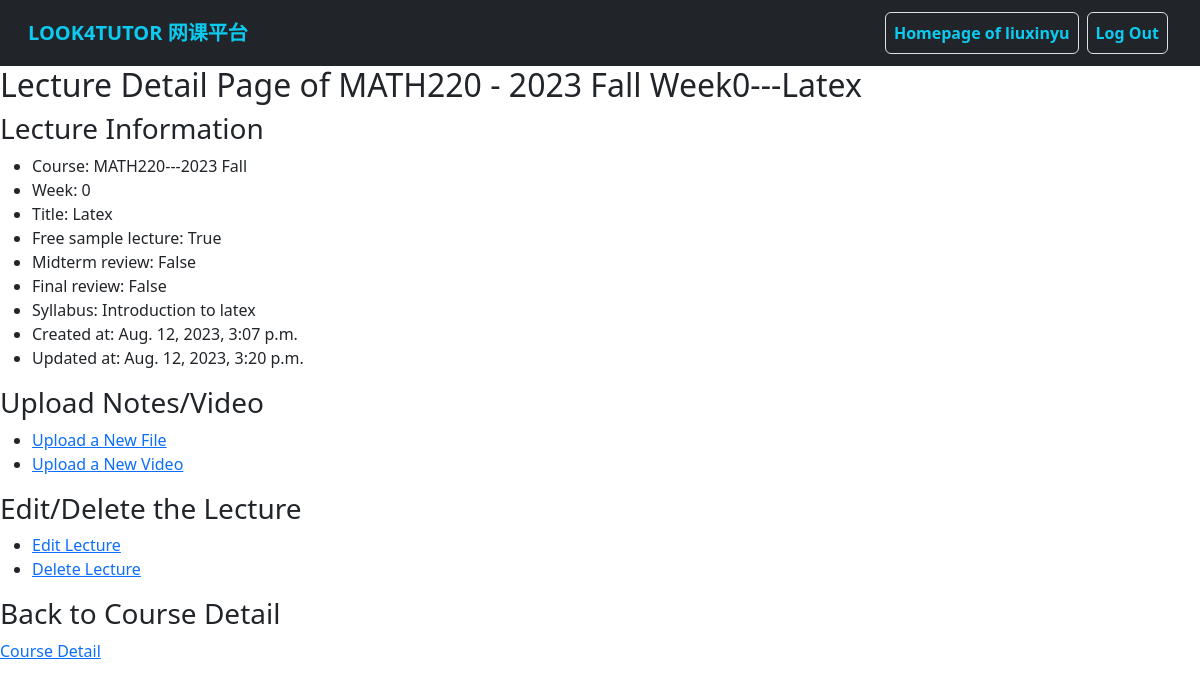
The page /tutors/tutor_lecture_detail/79 (signed in) on the database as committed earlier.
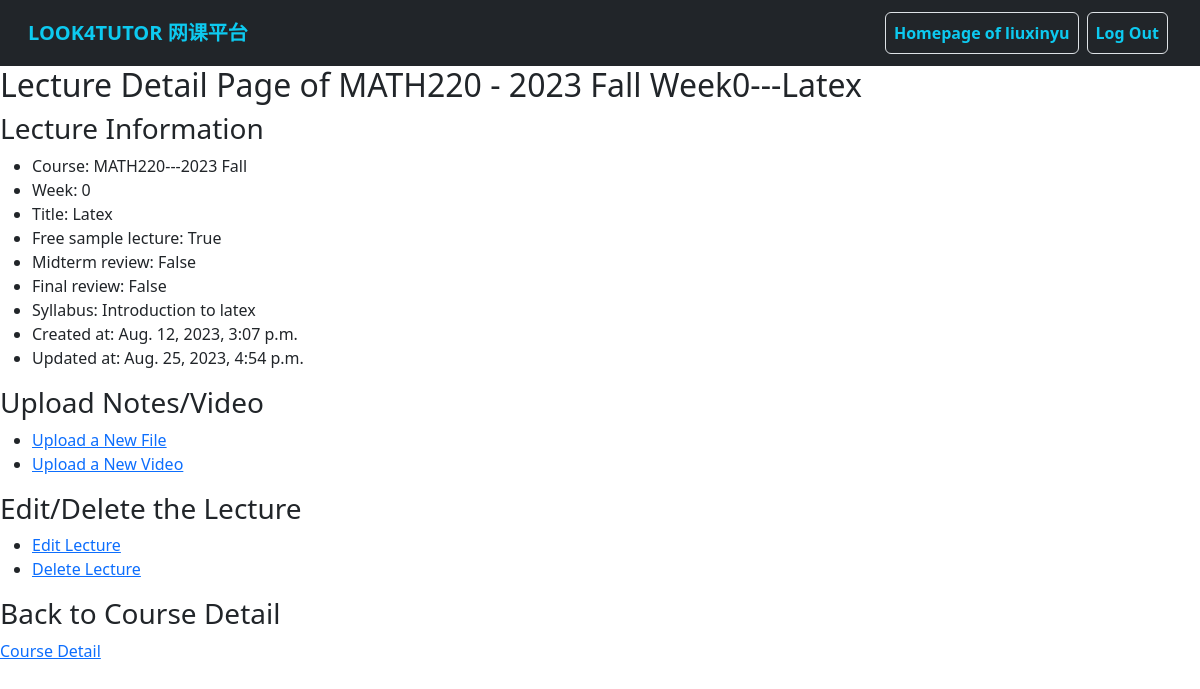
The same page on the database as committed later.
### users/models.py (models this page shows)
class MyUser(AbstractUser):
    wechat_id = models.CharField(
        max_length=20,
        blank=False,
        unique=True,
        verbose_name='Wechat ID',
        help_text="Your Wechat/Weixin ID used to contact Look4Tutor service",
    )
    is_tutor = models.BooleanField(
        default=False,
        verbose_name='Tutor',
        help_text="Designates whether the user is a tutor",
    )
    nickname = models.CharField(
        max_length=50,
        blank=True,
        verbose_name='Nickname',
        help_text="Nickname used by Look4Tutor",
    )
    label = models.CharField(
        max_length=200,
        blank=True,
        verbose_name='Label',
        help_text="Label added by administration"
    )
    comment = models.TextField(
        max_length=300,
        blank=True,
        verbose_name='Comment',
        help_text="Comment on user"
    )

### courses/models.py (models this page shows, shortened)
class Lecture(models.Model):
    course = models.ForeignKey(
        Course,
        on_delete=models.CASCADE,
        help_text="Select the course.",
        verbose_name='Course'
    )
    title = models.CharField(
        max_length=300,
        default='',
        help_text='Enter the title of the lecture, e.g. Math101 Lecture 1.',
        verbose_name='Title'
    )
    week = models.PositiveIntegerField(
        blank=False,
        help_text='Enter the week number.',
        verbose_name='Week No.'
    )
    syllabus = models.TextField(
        blank=True,
        help_text="A short syllabus of this lecture."
    )
    is_midterm = models.BooleanField(
        default=False,
        help_text="Is this a midterm review lecture? (是否为期中冲刺)",
        verbose_name='Midterm Review'
    )
    is_final = models.BooleanField(
        default=False,
        help_text="Is this a final review lecture? (是否为期末冲刺)",
        verbose_name="Final Review"
    )
    is_public = models.BooleanField(
        default=False,
        help_text="Is this a free sample lecture? (是否为试听课)",
        verbose_name="Free Sample"
    )
    created_at = models.DateTimeField(
        auto_now_add=True,
        verbose_name='Create Time'
    )
    updated_at = models.DateTimeField(
        auto_now=True,
        verbose_name='Update Time'
    )
    def __str__(self):
        return str(self.course) + " Week" + str(self.week) + "---" + self.title

class Course(models.Model):
    SUBJECT_CHOICES = [
        ('APBI', 'APBI'),
        ('APSC', 'APSC'),
        ('BIOL', 'BIOL'),
        ('CHEM', 'CHEM'),
        ('COMM', 'COMM'),
        ('COMR', 'COMR'),
        ('CPEN', 'CPEN'),
        ('CPSC', 'CPSC'),
        ('DCSI', 'DCSI'),
        ('ECON', 'ECON'),
        ('ELEC', 'ELEC'),
        ('EOSC', 'EOSC'),
        ('MATH', 'MATH'),
        ('MFRE', 'MFRE'),
        ('PHIL', 'PHIL'),
        ('PHYS', 'PHYS'),
        ('PSYC', 'PSYC'),
        ('SCIE', 'SCIE'),
        ('STAT', 'STAT'),
        ('VANT', 'VANT'),
        ('WRDS', 'WRDS'),
    ]
    subject = models.CharField(
        max_length=4,
        choices=SUBJECT_CHOICES,
        help_text="Subject code, e.g. ECON.",
        blank=False,
        verbose_name='Subject'
    )
    course_number = models.CharField(
        max_length=3,
        help_text="3-digits course number, e.g. 101.",
        blank=False,
        verbose_name='Course Number'
    )
    section = models.CharField(
        max_length=20,
        help_text="Section number, e.g. 202 or professor name. <strong>Leave it blank</strong> if there is only one section.",
        blank=True,
        verbose_name='Section'
    )
    term = models.ForeignKey(
        Term,
        models.SET_NULL,
        blank=True,
        null=True,
        verbose_name='Term'
    )
    tutor = models.ForeignKey(
        MyUser,
        models.SET_NULL,
        limit_choices_to={'is_tutor': True},
        blank=True,
        null=True,
        verbose_name='Tutor'
    )
    def get_long_title(self):
        return self.subject + self.course_number + self.section + "---" + self.term.__str__()
    def __str__(self):
        return self.subject + self.course_number + " - " + self.section + self.term.__str__()

class Term(models.Model):
    SEASON_CHOICES = [
        ('Fall', 'Fall'),
        ('Spring', 'Spring'),
        ('Summer_1', 'Summer_1'),
        ('Summer_2', 'Summer_2')
    ]
    year = models.CharField(
        max_length=4,
        help_text="Year of the term, e.g. 2023",
        blank=False,
        verbose_name='Year'
    )
    season = models.CharField(
        max_length=8,
        choices=SEASON_CHOICES,
        help_text="Season of the term, e.g. Fall.",
        blank=False,
        verbose_name='Season'
    )
    start_date = models.DateField(
        help_text="Start date of the term.",
        verbose_name='Start Date'
    )
    end_date = models.DateField(
        help_text="End date of the term.",
        verbose_name='End Date'
    )
    def __str__(self):
        return self.year + " " + self.season.capitalize()

### tutors/views.py (the view)
# urls.py: path('tutor_lecture_detail/<int:lecture_id>', tutor_lecture_detail, name='tutor_lecture_detail'),
@tutor_required
def tutor_lecture_detail(request, lecture_id):
    template = 'tutors/tutor_lecture_detail.html'
    lecture = Lecture.objects.get(pk=lecture_id)
    if request.user != lecture.course.tutor:
        is_instructor = False
        message = "Warning: You are not the instructor of this course!"
    else:
        is_instructor = True
        message = f"Lecture Detail Page of {lecture}"
    context = {
        "message": message,
        "is_instructor": is_instructor,
        "lecture": lecture
    }
    return render(request, template, context)

### templates/tutors/tutor_lecture_detail.html
{% extends 'base.html' %} {% block content %}
<h2>{{ message }}</h2>
{% if is_instructor %}
<div>
  <h3>Lecture Information</h3>
  <ul>
    <li>Course: {{ lecture.course.get_long_title }}</li>
    <li>Week: {{ lecture.week }}</li>
    <li>Title: {{ lecture.title }}</li>
    <li>Free sample lecture: {{ lecture.is_public }}</li>
    <li>Midterm review: {{ lecture.is_midterm }}</li>
    <li>Final review: {{ lecture.is_final }}</li>
    <li>Syllabus: {{ lecture.syllabus }}</li>
    <li>Created at: {{ lecture.created_at }}</li>
    <li>Updated at: {{ lecture.updated_at }}</li>
  </ul>
</div>
<div>
  <h3>Upload Notes/Video</h3>
  <ul>
    <li><a href="#">Upload a New File</a></li>
    <li><a href="#">Upload a New Video</a></li>
  </ul>
</div>
<div>
  <h3>Edit/Delete the Lecture</h3>
  <ul>
    <li>
      <a href="{% url 'tutor_update_lecture' lecture.id %}">Edit Lecture</a>
    </li>
    <li>
      <a href="{% url 'tutor_delete_lecture' lecture.id %}">Delete Lecture</a>
    </li>
  </ul>
</div>
<div>
  <h3>Back to Course Detail</h3>
  <a href="{% url 'tutor_course_detail' lecture.course.id %}">Course Detail</a>
</div>
{% else %}
<div>
  <a href="{% url 'tutor_course_list' %}">Go Back to My Courses</a>
</div>
{% endif %} {% endblock %}

### templates/base.html (shortened to what this page needs)
<!DOCTYPE html>
<html lang="en">
  <head>
    <link
      href="https://cdn.jsdelivr.net/npm/bootstrap@5.3.0-alpha3/dist/css/bootstrap.min.css"
      rel="stylesheet"
    />
  </head>
  <body>
    <nav class="navbar navbar-expand-lg bg-dark">
      <div class="container-fluid ms-3 me-3">
        <a class="navbar-brand text-info fw-bold" href="{% url 'index' %}"
          >LOOK4TUTOR 网课平台</a
        >
        <div class="collapse navbar-collapse" id="navbarSupportedContent">
          <ul class="navbar-nav ms-auto mb-2 mb-lg-0">
            {% if user.is_authenticated %}
            <li class="nav-item">
              <a
                class="nav-link text-info fw-semibold m-1 border btn btn-outline-light"
                href="{% url 'user_home' %}"
                >Homepage of {{ user.username }}</a
              >
            </li>
            <li class="nav-item">
              <a
                class="nav-link text-info fw-semibold m-1 border btn btn-outline-light"
                href="{% url 'logout' %}"
                >Log Out</a
              >
            </li>
            {% endif %}
          </ul>
        </div>
      </div>
    </nav>
    <div>{% block content %} {% endblock %}</div>
  </body>
</html>

Rows that differ between the two databases and show on the page:
changed Lecture "Latex": updated_at "Aug. 12, 2023, 3:20 p.m." → "Aug. 25, 2023, 4:54 p.m."
